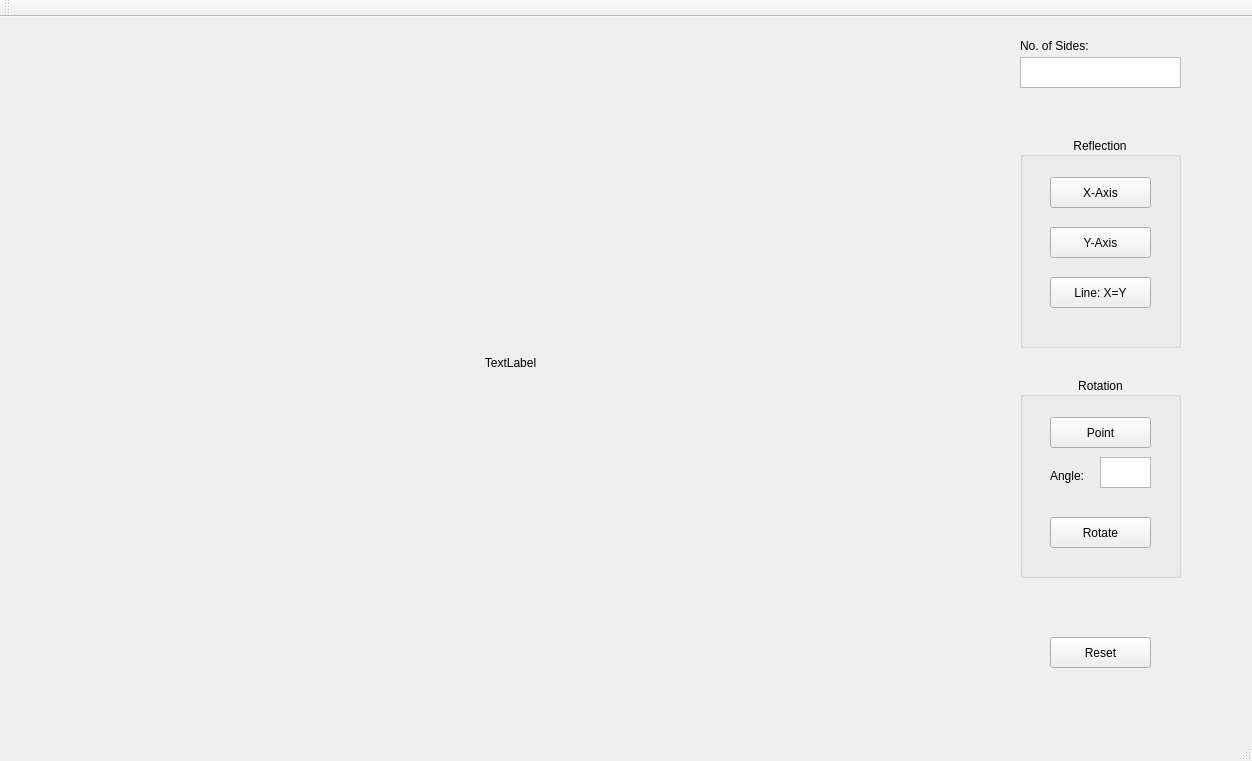
<?xml version="1.0" encoding="UTF-8"?>
<ui version="4.0">
 <class>MainWindow</class>
 <widget class="QMainWindow" name="MainWindow">
  <property name="geometry">
   <rect>
    <x>0</x>
    <y>0</y>
    <width>1252</width>
    <height>761</height>
   </rect>
  </property>
  <property name="windowTitle">
   <string>MainWindow</string>
  </property>
  <widget class="QWidget" name="centralWidget">
   <widget class="QLabel" name="label">
    <property name="geometry">
     <rect>
      <x>20</x>
      <y>10</y>
      <width>981</width>
      <height>671</height>
     </rect>
    </property>
    <property name="cursor">
     <cursorShape>PointingHandCursor</cursorShape>
    </property>
    <property name="text">
     <string>TextLabel</string>
    </property>
    <property name="alignment">
     <set>Qt::AlignCenter</set>
    </property>
   </widget>
   <widget class="QLabel" name="label_2">
    <property name="geometry">
     <rect>
      <x>1020</x>
      <y>20</y>
      <width>91</width>
      <height>17</height>
     </rect>
    </property>
    <property name="text">
     <string>No. of Sides:</string>
    </property>
   </widget>
   <widget class="QTextEdit" name="textEdit">
    <property name="geometry">
     <rect>
      <x>1020</x>
      <y>40</y>
      <width>161</width>
      <height>31</height>
     </rect>
    </property>
   </widget>
   <widget class="QGroupBox" name="groupBox">
    <property name="geometry">
     <rect>
      <x>1020</x>
      <y>120</y>
      <width>161</width>
      <height>211</height>
     </rect>
    </property>
    <property name="title">
     <string>Reflection</string>
    </property>
    <property name="alignment">
     <set>Qt::AlignCenter</set>
    </property>
    <property name="flat">
     <bool>true</bool>
    </property>
    <property name="checkable">
     <bool>false</bool>
    </property>
    <widget class="QPushButton" name="pushButton">
     <property name="geometry">
      <rect>
       <x>30</x>
       <y>40</y>
       <width>101</width>
       <height>31</height>
      </rect>
     </property>
     <property name="text">
      <string>X-Axis</string>
     </property>
    </widget>
    <widget class="QPushButton" name="pushButton_2">
     <property name="geometry">
      <rect>
       <x>30</x>
       <y>90</y>
       <width>101</width>
       <height>31</height>
      </rect>
     </property>
     <property name="text">
      <string>Y-Axis</string>
     </property>
    </widget>
    <widget class="QPushButton" name="pushButton_3">
     <property name="geometry">
      <rect>
       <x>30</x>
       <y>140</y>
       <width>101</width>
       <height>31</height>
      </rect>
     </property>
     <property name="text">
      <string>Line: X=Y</string>
     </property>
    </widget>
   </widget>
   <widget class="QGroupBox" name="groupBox_2">
    <property name="geometry">
     <rect>
      <x>1020</x>
      <y>360</y>
      <width>161</width>
      <height>201</height>
     </rect>
    </property>
    <property name="title">
     <string>Rotation</string>
    </property>
    <property name="alignment">
     <set>Qt::AlignCenter</set>
    </property>
    <widget class="QPushButton" name="pushButton_4">
     <property name="geometry">
      <rect>
       <x>30</x>
       <y>40</y>
       <width>101</width>
       <height>31</height>
      </rect>
     </property>
     <property name="text">
      <string>Point</string>
     </property>
    </widget>
    <widget class="QPushButton" name="pushButton_5">
     <property name="geometry">
      <rect>
       <x>30</x>
       <y>140</y>
       <width>101</width>
       <height>31</height>
      </rect>
     </property>
     <property name="text">
      <string>Rotate</string>
     </property>
    </widget>
    <widget class="QLabel" name="label_3">
     <property name="geometry">
      <rect>
       <x>30</x>
       <y>90</y>
       <width>51</width>
       <height>17</height>
      </rect>
     </property>
     <property name="text">
      <string>Angle:</string>
     </property>
    </widget>
    <widget class="QTextEdit" name="textEdit_2">
     <property name="geometry">
      <rect>
       <x>80</x>
       <y>80</y>
       <width>51</width>
       <height>31</height>
      </rect>
     </property>
    </widget>
   </widget>
   <widget class="QPushButton" name="pushButton_6">
    <property name="geometry">
     <rect>
      <x>1050</x>
      <y>620</y>
      <width>101</width>
      <height>31</height>
     </rect>
    </property>
    <property name="text">
     <string>Reset</string>
    </property>
   </widget>
  </widget>
  <widget class="QMenuBar" name="menuBar">
   <property name="geometry">
    <rect>
     <x>0</x>
     <y>0</y>
     <width>1252</width>
     <height>22</height>
    </rect>
   </property>
  </widget>
  <widget class="QToolBar" name="mainToolBar">
   <attribute name="toolBarArea">
    <enum>TopToolBarArea</enum>
   </attribute>
   <attribute name="toolBarBreak">
    <bool>false</bool>
   </attribute>
  </widget>
  <widget class="QStatusBar" name="statusBar"/>
 </widget>
 <layoutdefault spacing="6" margin="11"/>
 <resources/>
 <connections/>
</ui>
